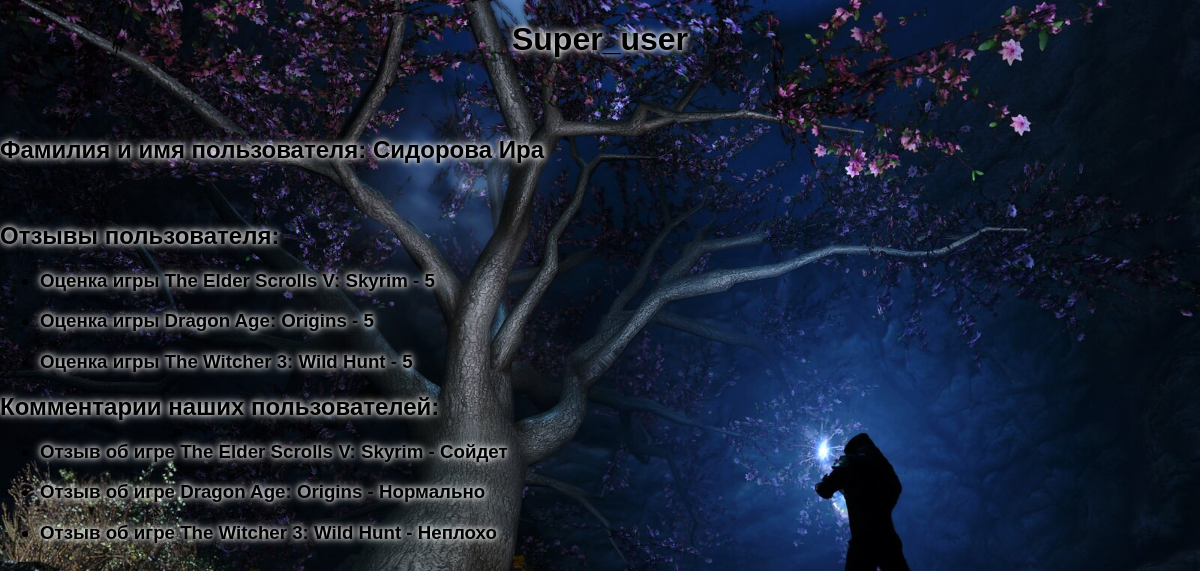
The app's page /list_user/2/ with its own data.
### task/models.py (models this page shows)
class User(models.Model):
    username = models.CharField(max_length=150)
    firstname = models.CharField(max_length=150)
    lastname = models.CharField(max_length=150)
    password = models.CharField(max_length=128)

class Rating(models.Model):
    user = models.ForeignKey(User, on_delete=models.CASCADE)
    game = models.ForeignKey(Game, on_delete=models.CASCADE)
    score = models.IntegerField()

class Game(models.Model):
    title = models.CharField(max_length=255)
    description = models.TextField()
    rating_critics = models.IntegerField()
    price = models.FloatField()
    feedback_critics = models.TextField()

class Feedback(models.Model):
    user = models.ForeignKey(User, on_delete=models.CASCADE)
    game = models.ForeignKey(Game, on_delete=models.CASCADE)
    feedback_user = models.TextField()

### task/views.py (the view)
# urls.py: path('list_user/<int:user_id>/', get_user),
def get_user(request, user_id: int):
    user = User.objects.filter(id=user_id).first()
    if not user:
        return render(request, '404.html', status=404)
    ratings = Rating.objects.select_related('game').filter(user_id=user_id).all()
    feedbacks = Feedback.objects.select_related('game').filter(user_id=user_id).all()
    return render(request, 'user.html', {
        'user': user,
        'ratings': ratings,
        'feedbacks': feedbacks,
    })

### templates/user.html (shortened to what this page needs)
<!DOCTYPE html>
<html lang="en">
<head>
    {% load static %}
</head>
<body>
    <h1>{{ user.username }}</h1>
    <br>
    <br>
    <h2>Фамилия и имя пользователя: {{ user.lastname }} {{ user.firstname }}</h2>
    <br>
    <h2>Отзывы пользователя:</h2>
    <ul>
        {% for rating in ratings %}
            <h3><li>Оценка игры {{ rating.game.title }} - {{ rating.score }}</li></h3>
        {% endfor %}
    </ul>
    <h2>Комментарии наших пользователей:</h2>
    <ul>
        {% for feedback in feedbacks %}
            <h3><li>Отзыв об игре {{ feedback.game.title }} - {{ feedback.feedback_user }}</li></h3>
        {% endfor %}
    </ul>
</body>
</html>

### records on screen
User: username "Super_user", lastname "Сидорова", firstname "Ира"
Rating: game "The Elder Scrolls V: Skyrim", score "5"
Rating: game "Dragon Age: Origins", score "5"
Rating: game "The Witcher 3: Wild Hunt", score "5"
Feedback: game "The Elder Scrolls V: Skyrim", feedback_user "Сойдет"
Feedback: game "Dragon Age: Origins", feedback_user "Нормально"
Feedback: game "The Witcher 3: Wild Hunt", feedback_user "Неплохо"
